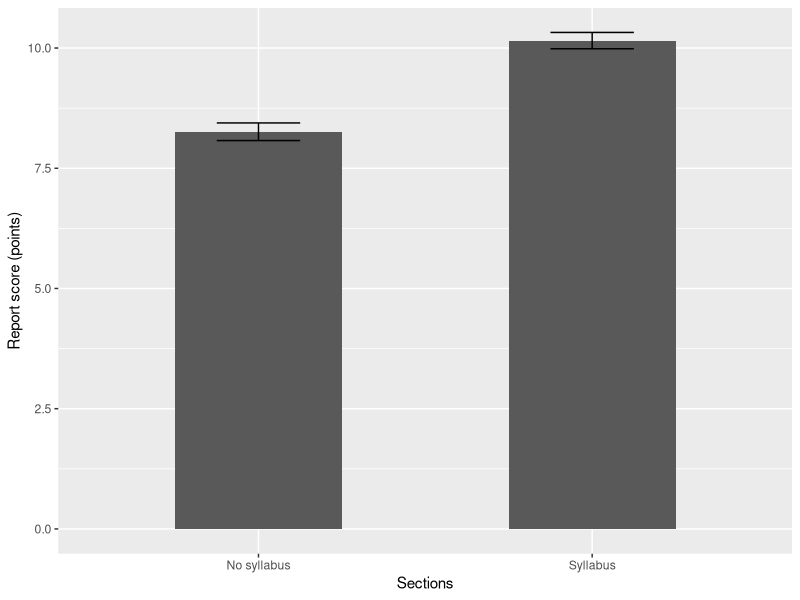

R code for this plot:
## ---- chunk 1
#tells R to hide all code chunks so they are not included in report - figures are still included
knitr::opts_chunk$set(echo=FALSE, warning=FALSE, message=FALSE, results='hide', fig.keep='all')
## ---- chunk 2
require(tidyverse) #required packages
## ---- chunk 3
grades <- read.csv(file = "grades_bio3103.csv", header = T, sep = ",") #import grades
## ---- chunk 4
grades_summary <- grades %>%
  group_by(SECTION) %>%
  summarize(REPORT_MEAN = mean(REPORT_SCORE),
            REPORT_SE = sd(REPORT_SCORE)/sqrt(n()))
## ---- chunk 5
syllabus <- grades %>%
  filter(SECTION == "Syllabus") # filters only males out to assign to 'male'

no_syllabus <- grades %>%
  filter(SECTION == "No syllabus") # filters only females out to assign to 'female'
## ---- chunk 6
syllabus_ttest <- t.test(syllabus$REPORT_SCORE, no_syllabus$REPORT_SCORE)

syllabus_ttest
## ---- chunk 7
plot1 <- ggplot() +
  geom_col(data = grades_summary,
           aes(x = SECTION, y = REPORT_MEAN),
           width = 0.5) +
  geom_errorbar(data = grades_summary,
                aes(x = SECTION, ymin = REPORT_MEAN - REPORT_SE, ymax = REPORT_MEAN + REPORT_SE),
                width = 0.25) +
  xlab("Sections") +
  ylab("Report score (points)")

plot1
